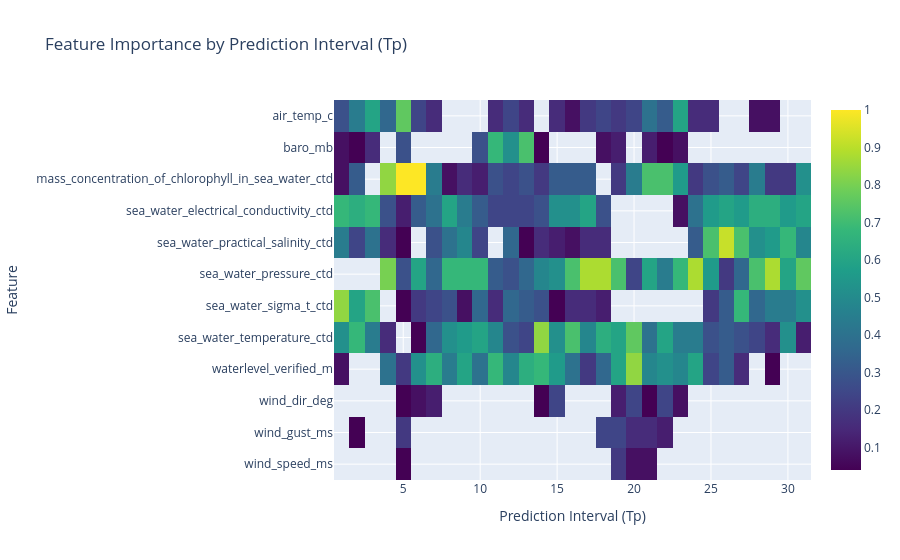

Here is the notebook cell this chart was saved with:
### Code cell
#heatmap of feat importance by Tp
pivot = importance_all.pivot_table(index="Feature", columns="Tp", values="Proportion", aggfunc="mean")
px.imshow(pivot, aspect="auto", color_continuous_scale="Viridis", title="Feature Importance by Prediction Interval (Tp)",labels={"x": "Prediction Interval (Tp)"}).show()

### Figure 1 — Plotly figure (JSON) as saved in the notebook; plotly's stock layout.template omitted (floating-point values rounded to 4 significant figures; data arrays with more than 128 entries replaced by an {"elided": "..."} marker saying what was removed)
{"data": [{"coloraxis": "coloraxis", "hovertemplate": "Prediction Interval (Tp): %{x}<br>Feature: %{y}<br>color: %{z}<extra></extra>", "name": "0", "type": "heatmap", "x": [1, 2, 3, 4, 5, 6, 7, 8, 9, 10, 11, 12, 13, 14, 15, 16, 17, 18, 19, 20, 21, 22, 23, 24, 25, 26, 27, 28, 29, 30, 31], "xaxis": "x", "y": ["air_temp_c", "baro_mb", "mass_concentration_of_chlorophyll_in_sea_water_ctd", "sea_water_electrical_conductivity_ctd", "sea_water_practical_salinity_ctd", "sea_water_pressure_ctd", "sea_water_sigma_t_ctd", "sea_water_temperature_ctd", "waterlevel_verified_m", "wind_dir_deg", "wind_gust_ms", "wind_speed_ms"], "yaxis": "y", "z": {"elided": "12x31 float values"}}], "layout": {"coloraxis": {"colorscale": [[0, "#440154"], [0.1111, "#482878"], [0.2222, "#3e4989"], [0.3333, "#31688e"], [0.4444, "#26828e"], [0.5556, "#1f9e89"], [0.6667, "#35b779"], [0.7778, "#6ece58"], [0.8889, "#b5de2b"], [1, "#fde725"]]}, "title": {"text": "Feature Importance by Prediction Interval (Tp)"}, "xaxis": {"anchor": "y", "domain": [0, 1], "title": {"text": "Prediction Interval (Tp)"}}, "yaxis": {"anchor": "x", "autorange": "reversed", "domain": [0, 1], "title": {"text": "Feature"}}}}
